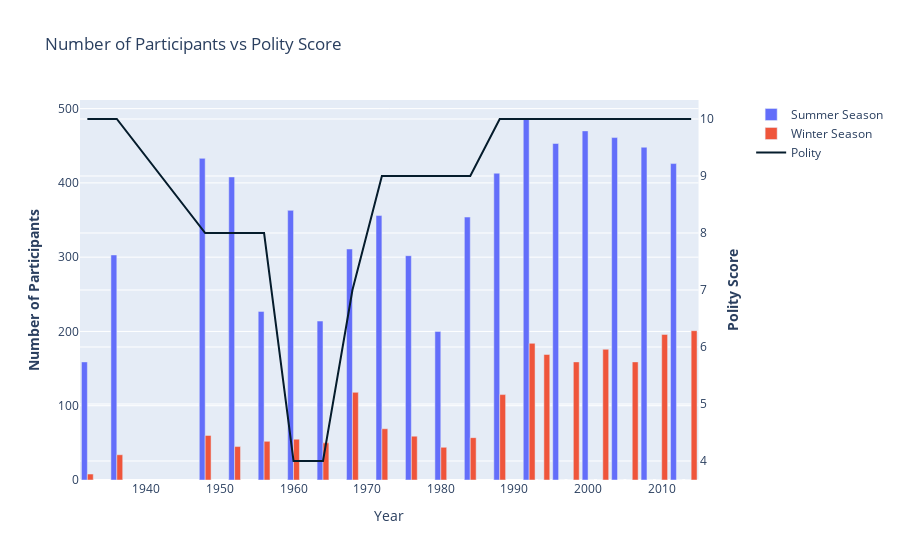

Notebook code for this chart:
### Code cell
plot_country_season_wise_participants(final_df, polity_dff3, 'FRANCE', 1929, 2014)

### Figure 1 — Plotly figure (JSON) as saved in the notebook; plotly's stock layout.template omitted (floating-point values rounded to 4 significant figures)
{"data": [{"name": "Summer Season", "type": "bar", "x": [1932, 1936, 1948, 1952, 1956, 1960, 1964, 1968, 1972, 1976, 1980, 1984, 1988, 1992, 1994, 1996, 1998, 2000, 2002, 2004, 2006, 2008, 2010, 2012, 2014], "xaxis": "x", "y": [159, 303, 433, 408, 227, 363, 214, 311, 356, 302, 200, 354, 413, 486, 0, 453, 0, 470, 0, 461, 0, 448, 0, 426, 0], "yaxis": "y"}, {"name": "Winter Season", "type": "bar", "x": [1932, 1936, 1948, 1952, 1956, 1960, 1964, 1968, 1972, 1976, 1980, 1984, 1988, 1992, 1994, 1996, 1998, 2000, 2002, 2004, 2006, 2008, 2010, 2012, 2014], "xaxis": "x", "y": [8, 34, 60, 45, 52, 55, 50, 118, 69, 59, 44, 57, 115, 184, 169, 0, 159, 0, 176, 0, 159, 0, 196, 0, 201], "yaxis": "y"}, {"marker": {"color": "#051c2c"}, "name": "Polity", "type": "scatter", "x": [1932, 1936, 1948, 1952, 1956, 1960, 1964, 1968, 1972, 1976, 1980, 1984, 1988, 1992, 1994, 1996, 1998, 2000, 2002, 2004, 2006, 2008, 2010, 2012, 2014], "xaxis": "x", "y": [10, 10, 8, 8, 8, 4, 4, 7, 9, 9, 9, 9, 10, 10, 10, 10, 10, 10, 10, 10, 10, 10, 10, 10, 10], "yaxis": "y2"}], "layout": {"title": {"text": "Number of Participants vs Polity Score"}, "xaxis": {"anchor": "y", "domain": [0, 0.94], "title": {"text": "Year"}}, "yaxis": {"anchor": "x", "domain": [0, 1], "title": {"text": "<b>Number of Participants</b>"}}, "yaxis2": {"anchor": "x", "overlaying": "y", "side": "right", "title": {"text": "<b>Polity Score</b>"}}}}
